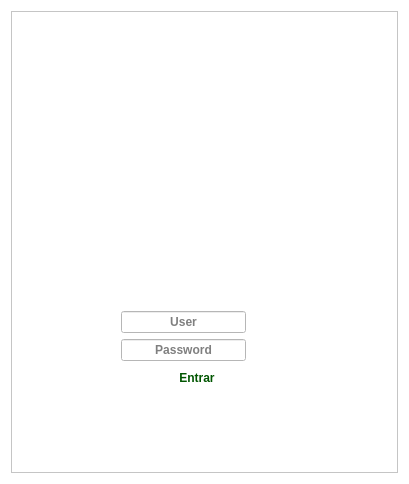
<?xml version="1.0" encoding="UTF-8"?>
<ui version="4.0">
 <class>Login</class>
 <widget class="QWidget" name="Login">
  <property name="geometry">
   <rect>
    <x>0</x>
    <y>0</y>
    <width>409</width>
    <height>484</height>
   </rect>
  </property>
  <property name="windowTitle">
   <string notr="true">Login</string>
  </property>
  <property name="layoutDirection">
   <enum>Qt::LeftToRight</enum>
  </property>
  <property name="autoFillBackground">
   <bool>false</bool>
  </property>
  <property name="styleSheet">
   <string notr="true">background-color: rgb(255, 255, 255);</string>
  </property>
  <layout class="QVBoxLayout" name="verticalLayout_2">
   <item>
    <widget class="QFrame" name="frame">
     <property name="enabled">
      <bool>true</bool>
     </property>
     <property name="sizePolicy">
      <sizepolicy hsizetype="Preferred" vsizetype="Preferred">
       <horstretch>0</horstretch>
       <verstretch>0</verstretch>
      </sizepolicy>
     </property>
     <property name="acceptDrops">
      <bool>false</bool>
     </property>
     <property name="autoFillBackground">
      <bool>false</bool>
     </property>
     <property name="frameShape">
      <enum>QFrame::StyledPanel</enum>
     </property>
     <property name="frameShadow">
      <enum>QFrame::Raised</enum>
     </property>
     <widget class="QLabel" name="logo">
      <property name="enabled">
       <bool>true</bool>
      </property>
      <property name="geometry">
       <rect>
        <x>10</x>
        <y>40</y>
        <width>371</width>
        <height>131</height>
       </rect>
      </property>
      <property name="sizePolicy">
       <sizepolicy hsizetype="Fixed" vsizetype="Expanding">
        <horstretch>0</horstretch>
        <verstretch>0</verstretch>
       </sizepolicy>
      </property>
      <property name="maximumSize">
       <size>
        <width>371</width>
        <height>131</height>
       </size>
      </property>
      <property name="inputMethodHints">
       <set>Qt::ImhExclusiveInputMask</set>
      </property>
      <property name="text">
       <string/>
      </property>
      <property name="pixmap">
       <pixmap>../../../../../Downloads/A2B (3).png</pixmap>
      </property>
      <property name="scaledContents">
       <bool>false</bool>
      </property>
      <property name="alignment">
       <set>Qt::AlignCenter</set>
      </property>
     </widget>
     <widget class="QLabel" name="icone1">
      <property name="enabled">
       <bool>false</bool>
      </property>
      <property name="geometry">
       <rect>
        <x>160</x>
        <y>180</y>
        <width>71</width>
        <height>81</height>
       </rect>
      </property>
      <property name="sizePolicy">
       <sizepolicy hsizetype="Fixed" vsizetype="Expanding">
        <horstretch>0</horstretch>
        <verstretch>0</verstretch>
       </sizepolicy>
      </property>
      <property name="maximumSize">
       <size>
        <width>71</width>
        <height>81</height>
       </size>
      </property>
      <property name="acceptDrops">
       <bool>false</bool>
      </property>
      <property name="accessibleDescription">
       <string/>
      </property>
      <property name="autoFillBackground">
       <bool>false</bool>
      </property>
      <property name="text">
       <string/>
      </property>
      <property name="pixmap">
       <pixmap>../../../../../Downloads/user.png</pixmap>
      </property>
      <property name="scaledContents">
       <bool>true</bool>
      </property>
     </widget>
     <widget class="QWidget" name="layoutWidget">
      <property name="geometry">
       <rect>
        <x>110</x>
        <y>300</y>
        <width>152</width>
        <height>77</height>
       </rect>
      </property>
      <layout class="QVBoxLayout" name="verticalLayout">
       <item>
        <widget class="QLineEdit" name="btn_user">
         <property name="enabled">
          <bool>true</bool>
         </property>
         <property name="sizePolicy">
          <sizepolicy hsizetype="Fixed" vsizetype="Preferred">
           <horstretch>0</horstretch>
           <verstretch>0</verstretch>
          </sizepolicy>
         </property>
         <property name="font">
          <font>
           <weight>75</weight>
           <bold>true</bold>
          </font>
         </property>
         <property name="mouseTracking">
          <bool>false</bool>
         </property>
         <property name="focusPolicy">
          <enum>Qt::StrongFocus</enum>
         </property>
         <property name="acceptDrops">
          <bool>false</bool>
         </property>
         <property name="autoFillBackground">
          <bool>false</bool>
         </property>
         <property name="styleSheet">
          <string notr="true">QPushButton{
color: rgb(0, 85, 0);
front-size: 16;
background-color: rgb(0, 85, 0);
}

QPushButton:houver{background-color: #fff; color:black}</string>
         </property>
         <property name="frame">
          <bool>true</bool>
         </property>
         <property name="alignment">
          <set>Qt::AlignCenter</set>
         </property>
         <property name="placeholderText">
          <string notr="true" comment="Usaer">User</string>
         </property>
         <property name="cursorMoveStyle">
          <enum>Qt::VisualMoveStyle</enum>
         </property>
         <property name="clearButtonEnabled">
          <bool>false</bool>
         </property>
        </widget>
       </item>
       <item>
        <widget class="QLineEdit" name="btn_passaword">
         <property name="enabled">
          <bool>true</bool>
         </property>
         <property name="sizePolicy">
          <sizepolicy hsizetype="Fixed" vsizetype="Preferred">
           <horstretch>0</horstretch>
           <verstretch>0</verstretch>
          </sizepolicy>
         </property>
         <property name="font">
          <font>
           <weight>75</weight>
           <italic>false</italic>
           <bold>true</bold>
           <underline>false</underline>
           <strikeout>false</strikeout>
           <kerning>false</kerning>
          </font>
         </property>
         <property name="mouseTracking">
          <bool>false</bool>
         </property>
         <property name="acceptDrops">
          <bool>false</bool>
         </property>
         <property name="toolTip">
          <string/>
         </property>
         <property name="toolTipDuration">
          <number>-1</number>
         </property>
         <property name="statusTip">
          <string/>
         </property>
         <property name="accessibleName">
          <string/>
         </property>
         <property name="autoFillBackground">
          <bool>false</bool>
         </property>
         <property name="echoMode">
          <enum>QLineEdit::Password</enum>
         </property>
         <property name="alignment">
          <set>Qt::AlignCenter</set>
         </property>
         <property name="placeholderText">
          <string>Password</string>
         </property>
        </widget>
       </item>
       <item>
        <widget class="QPushButton" name="btn_login">
         <property name="enabled">
          <bool>true</bool>
         </property>
         <property name="sizePolicy">
          <sizepolicy hsizetype="Preferred" vsizetype="Expanding">
           <horstretch>0</horstretch>
           <verstretch>0</verstretch>
          </sizepolicy>
         </property>
         <property name="font">
          <font>
           <weight>75</weight>
           <bold>true</bold>
          </font>
         </property>
         <property name="mouseTracking">
          <bool>false</bool>
         </property>
         <property name="acceptDrops">
          <bool>false</bool>
         </property>
         <property name="accessibleDescription">
          <string notr="true"/>
         </property>
         <property name="autoFillBackground">
          <bool>false</bool>
         </property>
         <property name="styleSheet">
          <string notr="true">QPushButton{
color: rgb(0, 85, 0);
front-size: 16;
background-color: rgb(0, 85, 0);
}

QPushButton:houver{background-color: #fff; color:black}</string>
         </property>
         <property name="text">
          <string>Entrar</string>
         </property>
         <property name="autoDefault">
          <bool>true</bool>
         </property>
         <property name="default">
          <bool>true</bool>
         </property>
         <property name="flat">
          <bool>true</bool>
         </property>
        </widget>
       </item>
      </layout>
     </widget>
     <zorder>layoutWidget</zorder>
     <zorder>logo</zorder>
     <zorder>icone1</zorder>
    </widget>
   </item>
  </layout>
 </widget>
 <tabstops>
  <tabstop>btn_passaword</tabstop>
 </tabstops>
 <resources/>
 <connections/>
</ui>
